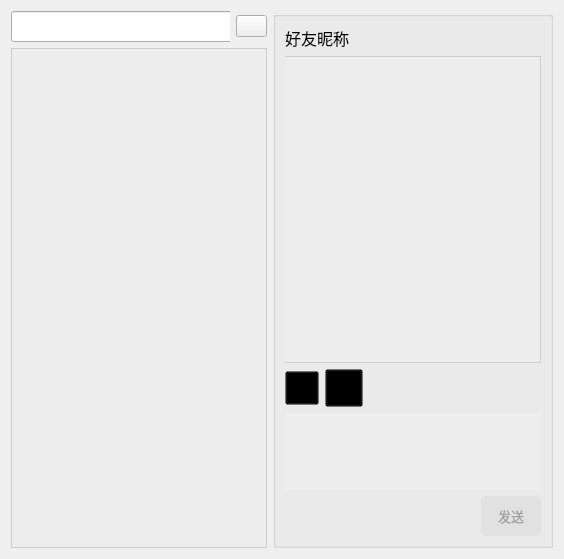
     <widget class="QWidget" name="chat_page">
      <layout class="QHBoxLayout" name="horizontalLayout_2" stretch="0,1">
       <item>
        <layout class="QVBoxLayout" name="verticalLayout">
         <item>
          <layout class="QHBoxLayout" name="horizontalLayout">
           <item>
            <widget class="QGroupBox" name="groupBox_2">
             <property name="title">
              <string/>
             </property>
             <widget class="QLineEdit" name="searchEdit">
              <property name="geometry">
               <rect>
                <x>0</x>
                <y>0</y>
                <width>241</width>
                <height>31</height>
               </rect>
              </property>
              <property name="text">
               <string/>
              </property>
              <property name="cursorPosition">
               <number>0</number>
              </property>
             </widget>
             <widget class="QLabel" name="label">
              <property name="geometry">
               <rect>
                <x>0</x>
                <y>0</y>
                <width>30</width>
                <height>30</height>
               </rect>
              </property>
              <property name="text">
               <string/>
              </property>
              <property name="pixmap">
               <pixmap resource="icons.qrc">:/new/prefix1/icons/search.png</pixmap>
              </property>
             </widget>
            </widget>
           </item>
           <item>
            <widget class="QPushButton" name="addBtn">
             <property name="minimumSize">
              <size>
               <width>31</width>
               <height>0</height>
              </size>
             </property>
             <property name="maximumSize">
              <size>
               <width>31</width>
               <height>16777215</height>
              </size>
             </property>
             <property name="text">
              <string/>
             </property>
             <property name="icon">
              <iconset resource="icons.qrc">
               <normaloff>:/new/prefix1/icons/add.png</normaloff>:/new/prefix1/icons/add.png</iconset>
             </property>
            </widget>
           </item>
          </layout>
         </item>
         <item>
          <widget class="QListWidget" name="listWidget">
           <property name="styleSheet">
            <string notr="true">QListWidget{
	background-color: rgb(237, 237, 237);
    border-top: 1px solid #cccccc;  
    border-right: 1px solid #cccccc;  
    border-bottom: 1px solid #cccccc; 
    border-left: 1px solid #cccccc; 
}
</string>
           </property>
          </widget>
         </item>
        </layout>
       </item>
       <item>
        <widget class="QGroupBox" name="groupBox">
         <property name="styleSheet">
          <string notr="true">QGroupBox{
	border-color: rgba(0, 0, 0, 0);
	background-color: rgb(237, 237, 237);
}</string>
         </property>
         <property name="title">
          <string/>
         </property>
         <layout class="QVBoxLayout" name="verticalLayout_3" stretch="0,4,0,1,0">
          <item>
           <widget class="QLabel" name="friendname_label">
            <property name="font">
             <font>
              <family>Microsoft YaHei</family>
              <pointsize>12</pointsize>
             </font>
            </property>
            <property name="text">
             <string>好友昵称</string>
            </property>
           </widget>
          </item>
          <item>
           <widget class="QListWidget" name="chatWidget">
            <property name="styleSheet">
             <string notr="true">QListWidget{
	background-color: rgb(237, 237, 237);
    border-top: 1px solid #cccccc;  
    border-right: 1px solid #cccccc;  
    border-bottom: 1px solid #cccccc; 
    border-left: 0px; 
}</string>
            </property>
           </widget>
          </item>
          <item>
           <layout class="QHBoxLayout" name="horizontalLayout_3">
            <item>
             <widget class="QPushButton" name="imgsend_Btn">
              <property name="minimumSize">
               <size>
                <width>34</width>
                <height>34</height>
               </size>
              </property>
              <property name="maximumSize">
               <size>
                <width>34</width>
                <height>34</height>
               </size>
              </property>
              <property name="styleSheet">
               <string notr="true">QPushButton{
	border-image: url(:/new/prefix1/icons/send_img.png);
	background-color: rgba(0, 0, 0, 0);
}

QPushButton:hover{
	border-image: url(:/new/prefix1/icons/send_img_pressed.png);
	background-color: rgba(0, 0, 0, 0);
}</string>
              </property>
              <property name="text">
               <string/>
              </property>
             </widget>
            </item>
            <item>
             <widget class="QPushButton" name="filesend_Btn">
              <property name="minimumSize">
               <size>
                <width>38</width>
                <height>38</height>
               </size>
              </property>
              <property name="maximumSize">
               <size>
                <width>38</width>
                <height>38</height>
               </size>
              </property>
              <property name="styleSheet">
               <string notr="true">QPushButton{
	border-image: url(:/new/prefix1/icons/send_file.png);
	background-color: rgba(0, 0, 0, 0);
}

QPushButton:hover{
	border-image: url(:/new/prefix1/icons/send_file_pressed.png);
	background-color: rgba(0, 0, 0, 0);
}</string>
              </property>
              <property name="text">
               <string/>
              </property>
             </widget>
            </item>
            <item>
             <spacer name="horizontalSpacer">
              <property name="orientation">
               <enum>Qt::Horizontal</enum>
              </property>
              <property name="sizeHint" stdset="0">
               <size>
                <width>40</width>
                <height>20</height>
               </size>
              </property>
             </spacer>
            </item>
           </layout>
          </item>
          <item>
           <widget class="QTextEdit" name="msgEdit">
            <property name="font">
             <font>
              <family>Microsoft YaHei</family>
              <pointsize>12</pointsize>
             </font>
            </property>
            <property name="styleSheet">
             <string notr="true">QTextEdit{
	border:none;
	background-color: rgb(237, 237, 237);
}</string>
            </property>
           </widget>
          </item>
          <item>
           <layout class="QHBoxLayout" name="horizontalLayout_4">
            <item>
             <spacer name="horizontalSpacer_2">
              <property name="orientation">
               <enum>Qt::Horizontal</enum>
              </property>
              <property name="sizeHint" stdset="0">
               <size>
                <width>40</width>
                <height>20</height>
               </size>
              </property>
             </spacer>
            </item>
            <item>
             <widget class="QLabel" name="label_2">
              <property name="text">
               <string/>
              </property>
             </widget>
            </item>
            <item>
             <widget class="QPushButton" name="sendBtn">
              <property name="sizePolicy">
               <sizepolicy hsizetype="Fixed" vsizetype="Fixed">
                <horstretch>0</horstretch>
                <verstretch>0</verstretch>
               </sizepolicy>
              </property>
              <property name="minimumSize">
               <size>
                <width>60</width>
                <height>40</height>
               </size>
              </property>
              <property name="maximumSize">
               <size>
                <width>40</width>
                <height>40</height>
               </size>
              </property>
              <property name="font">
               <font>
                <family>Microsoft YaHei</family>
                <pointsize>10</pointsize>
               </font>
              </property>
              <property name="layoutDirection">
               <enum>Qt::LeftToRight</enum>
              </property>
              <property name="styleSheet">
               <string notr="true">QPushButton{
	border-radius:6px;
	background-color: rgb(225, 225, 225);
	color: rgb(157, 157, 157);
}</string>
              </property>
              <property name="text">
               <string>发送</string>
              </property>
             </widget>
            </item>
           </layout>
          </item>
         </layout>
        </widget>
       </item>
      </layout>
     </widget>
